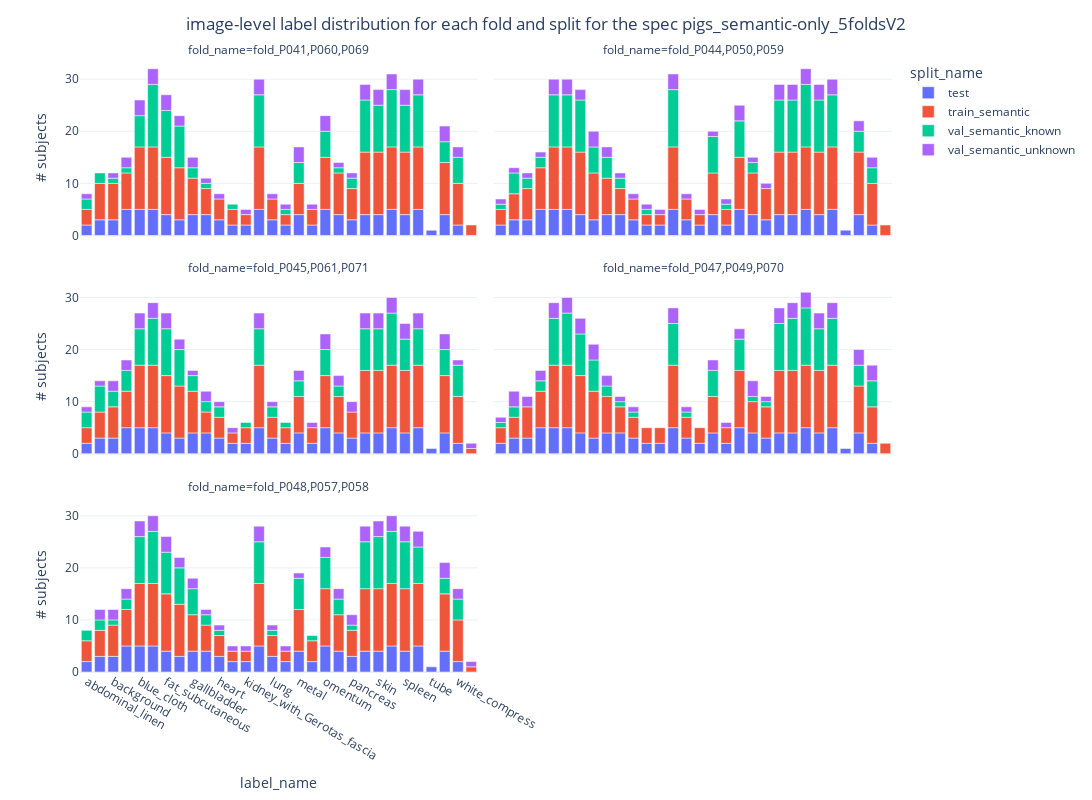

Notebook code cell kept with this figure:
### Code cell
rows = []
for fold_name, splits in spec:
    for split_name, paths in splits.items():
        for p in paths:
            labels = set()
            if mapping is not None:
                for l in p.annotated_labels():
                    if mapping.is_name_valid(l):
                        labels.add(mapping.index_to_name(mapping.name_to_index(l)))
            else:
                labels.update(p.annotated_labels())

            for l in sorted(labels):
                rows.append({
                    "fold_name": fold_name,
                    "split_name": split_name,
                    "image_name": p.image_name(),
                    "subject_name": p.subject_name,
                    "label_name": l,
                })

df_labels = pd.DataFrame(rows)
df_labels = df_labels.groupby(["fold_name", "split_name", "label_name"], as_index=False).agg(**{
    "# images": pd.NamedAgg(column="image_name", aggfunc="nunique"),
    "# subjects": pd.NamedAgg(column="subject_name", aggfunc="nunique"),
})

fig = px.bar(
    df_labels,
    x="label_name",
    y="# subjects",
    hover_data=["# images"],
    color="split_name",
    facet_col="fold_name",
    facet_col_wrap=2,
)
fig.update_layout(height=800, width=1200, template="plotly_white")
fig.update_layout(
    title_x=0.5, title_text=f"image-level label distribution for each fold and split for the spec {path.stem}"
)

compress_html(target_dir / f"{path.stem}_labels.html", fig)
fig

### Figure 1 — Plotly figure (JSON) as saved in the notebook; plotly's stock layout.template omitted (floating-point values rounded to 4 significant figures)
{"data": [{"alignmentgroup": "True", "customdata": [[38], [17], [12], [56], [152], [88], [93], [40], [52], [73], [28], [26], [11], [104], [28], [18], [105], [18], [67], [50], [18], [91], [89], [135], [75], [92], [1], [46], [13]], "hovertemplate": "split_name=test<br>fold_name=fold_P041,P060,P069<br>label_name=%{x}<br># subjects=%{y}<br># images=%{customdata[0]}<extra></extra>", "legendgroup": "test", "marker": {"color": "#636efa", "pattern": {"shape": ""}}, "name": "test", "offsetgroup": "test", "orientation": "v", "showlegend": true, "textposition": "auto", "type": "bar", "x": ["abdominal_linen", "anorganic_artifact", "background", "bladder", "blue_cloth", "colon", "fat_subcutaneous", "foil", "gallbladder", "glove", "heart", "kidney", "kidney_with_Gerotas_fascia", "liver", "lung", "major_vein", "metal", "muscle", "omentum", "organic_artifact", "pancreas", "peritoneum", "skin", "small_bowel", "spleen", "stomach", "tube", "unsure", "white_compress"], "xaxis": "x5", "y": [2, 3, 3, 5, 5, 5, 4, 3, 4, 4, 3, 2, 2, 5, 3, 2, 4, 2, 5, 4, 3, 4, 4, 5, 4, 5, 1, 4, 2], "yaxis": "y5"}, {"alignmentgroup": "True", "customdata": [[38], [17], [12], [56], [152], [88], [93], [40], [52], [73], [28], [26], [11], [104], [28], [18], [105], [18], [67], [50], [18], [91], [89], [135], [75], [92], [1], [46], [13]], "hovertemplate": "split_name=test<br>fold_name=fold_P044,P050,P059<br>label_name=%{x}<br># subjects=%{y}<br># images=%{customdata[0]}<extra></extra>", "legendgroup": "test", "marker": {"color": "#636efa", "pattern": {"shape": ""}}, "name": "test", "offsetgroup": "test", "orientation": "v", "showlegend": false, "textposition": "auto", "type": "bar", "x": ["abdominal_linen", "anorganic_artifact", "background", "bladder", "blue_cloth", "colon", "fat_subcutaneous", "foil", "gallbladder", "glove", "heart", "kidney", "kidney_with_Gerotas_fascia", "liver", "lung", "major_vein", "metal", "muscle", "omentum", "organic_artifact", "pancreas", "peritoneum", "skin", "small_bowel", "spleen", "stomach", "tube", "unsure", "white_compress"], "xaxis": "x6", "y": [2, 3, 3, 5, 5, 5, 4, 3, 4, 4, 3, 2, 2, 5, 3, 2, 4, 2, 5, 4, 3, 4, 4, 5, 4, 5, 1, 4, 2], "yaxis": "y6"}, {"alignmentgroup": "True", "customdata": [[38], [17], [12], [56], [152], [88], [93], [40], [52], [73], [28], [26], [11], [104], [28], [18], [105], [18], [67], [50], [18], [91], [89], [135], [75], [92], [1], [46], [13]], "hovertemplate": "split_name=test<br>fold_name=fold_P045,P061,P071<br>label_name=%{x}<br># subjects=%{y}<br># images=%{customdata[0]}<extra></extra>", "legendgroup": "test", "marker": {"color": "#636efa", "pattern": {"shape": ""}}, "name": "test", "offsetgroup": "test", "orientation": "v", "showlegend": false, "textposition": "auto", "type": "bar", "x": ["abdominal_linen", "anorganic_artifact", "background", "bladder", "blue_cloth", "colon", "fat_subcutaneous", "foil", "gallbladder", "glove", "heart", "kidney", "kidney_with_Gerotas_fascia", "liver", "lung", "major_vein", "metal", "muscle", "omentum", "organic_artifact", "pancreas", "peritoneum", "skin", "small_bowel", "spleen", "stomach", "tube", "unsure", "white_compress"], "xaxis": "x3", "y": [2, 3, 3, 5, 5, 5, 4, 3, 4, 4, 3, 2, 2, 5, 3, 2, 4, 2, 5, 4, 3, 4, 4, 5, 4, 5, 1, 4, 2], "yaxis": "y3"}, {"alignmentgroup": "True", "customdata": [[38], [17], [12], [56], [152], [88], [93], [40], [52], [73], [28], [26], [11], [104], [28], [18], [105], [18], [67], [50], [18], [91], [89], [135], [75], [92], [1], [46], [13]], "hovertemplate": "split_name=test<br>fold_name=fold_P047,P049,P070<br>label_name=%{x}<br># subjects=%{y}<br># images=%{customdata[0]}<extra></extra>", "legendgroup": "test", "marker": {"color": "#636efa", "pattern": {"shape": ""}}, "name": "test", "offsetgroup": "test", "orientation": "v", "showlegend": false, "textposition": "auto", "type": "bar", "x": ["abdominal_linen", "anorganic_artifact", "background", "bladder", "blue_cloth", "colon", "fat_subcutaneous", "foil", "gallbladder", "glove", "heart", "kidney", "kidney_with_Gerotas_fascia", "liver", "lung", "major_vein", "metal", "muscle", "omentum", "organic_artifact", "pancreas", "peritoneum", "skin", "small_bowel", "spleen", "stomach", "tube", "unsure", "white_compress"], "xaxis": "x4", "y": [2, 3, 3, 5, 5, 5, 4, 3, 4, 4, 3, 2, 2, 5, 3, 2, 4, 2, 5, 4, 3, 4, 4, 5, 4, 5, 1, 4, 2], "yaxis": "y4"}, {"alignmentgroup": "True", "customdata": [[38], [17], [12], [56], [152], [88], [93], [40], [52], [73], [28], [26], [11], [104], [28], [18], [105], [18], [67], [50], [18], [91], [89], [135], [75], [92], [1], [46], [13]], "hovertemplate": "split_name=test<br>fold_name=fold_P048,P057,P058<br>label_name=%{x}<br># subjects=%{y}<br># images=%{customdata[0]}<extra></extra>", "legendgroup": "test", "marker": {"color": "#636efa", "pattern": {"shape": ""}}, "name": "test", "offsetgroup": "test", "orientation": "v", "showlegend": false, "textposition": "auto", "type": "bar", "x": ["abdominal_linen", "anorganic_artifact", "background", "bladder", "blue_cloth", "colon", "fat_subcutaneous", "foil", "gallbladder", "glove", "heart", "kidney", "kidney_with_Gerotas_fascia", "liver", "lung", "major_vein", "metal", "muscle", "omentum", "organic_artifact", "pancreas", "peritoneum", "skin", "small_bowel", "spleen", "stomach", "tube", "unsure", "white_compress"], "xaxis": "x", "y": [2, 3, 3, 5, 5, 5, 4, 3, 4, 4, 3, 2, 2, 5, 3, 2, 4, 2, 5, 4, 3, 4, 4, 5, 4, 5, 1, 4, 2], "yaxis": "y"}, {"alignmentgroup": "True", "customdata": [[41], [46], [24], [41], [202], [181], [7], [172], [124], [51], [53], [37], [16], [18], [157], [37], [10], [89], [18], [90], [45], [39], [165], [181], [199], [141], [121], [66], [90]], "hovertemplate": "split_name=train_semantic<br>fold_name=fold_P041,P060,P069<br>label_name=%{x}<br># subjects=%{y}<br># images=%{customdata[0]}<extra></extra>", "legendgroup": "train_semantic", "marker": {"color": "#EF553B", "pattern": {"shape": ""}}, "name": "train_semantic", "offsetgroup": "train_semantic", "orientation": "v", "showlegend": true, "textposition": "auto", "type": "bar", "x": ["abdominal_linen", "anorganic_artifact", "background", "bladder", "blue_cloth", "colon", "colon_peritoneum", "fat_subcutaneous", "foil", "gallbladder", "glove", "heart", "kidney", "kidney_with_Gerotas_fascia", "liver", "lung", "major_vein", "metal", "muscle", "omentum", "organic_artifact", "pancreas", "peritoneum", "skin", "small_bowel", "spleen", "stomach", "unsure", "white_compress"], "xaxis": "x5", "y": [3, 7, 7, 7, 12, 12, 2, 11, 10, 7, 5, 4, 3, 2, 12, 4, 2, 6, 3, 10, 8, 6, 12, 12, 12, 12, 12, 10, 8], "yaxis": "y5"}, {"alignmentgroup": "True", "customdata": [[31], [42], [22], [45], [233], [195], [7], [167], [103], [62], [56], [45], [13], [21], [172], [45], [11], [124], [18], [106], [56], [44], [170], [182], [217], [162], [150], [77], [73]], "hovertemplate": "split_name=train_semantic<br>fold_name=fold_P044,P050,P059<br>label_name=%{x}<br># subjects=%{y}<br># images=%{customdata[0]}<extra></extra>", "legendgroup": "train_semantic", "marker": {"color": "#EF553B", "pattern": {"shape": ""}}, "name": "train_semantic", "offsetgroup": "train_semantic", "orientation": "v", "showlegend": false, "textposition": "auto", "type": "bar", "x": ["abdominal_linen", "anorganic_artifact", "background", "bladder", "blue_cloth", "colon", "colon_peritoneum", "fat_subcutaneous", "foil", "gallbladder", "glove", "heart", "kidney", "kidney_with_Gerotas_fascia", "liver", "lung", "major_vein", "metal", "muscle", "omentum", "organic_artifact", "pancreas", "peritoneum", "skin", "small_bowel", "spleen", "stomach", "unsure", "white_compress"], "xaxis": "x6", "y": [3, 5, 6, 8, 12, 12, 2, 12, 9, 7, 5, 4, 2, 2, 12, 4, 2, 8, 3, 10, 8, 6, 12, 12, 12, 12, 12, 12, 8], "yaxis": "y6"}, {"alignmentgroup": "True", "customdata": [[40], [41], [19], [45], [220], [197], [6], [151], [101], [66], [52], [45], [11], [23], [167], [45], [13], [94], [16], [97], [47], [41], [166], [162], [210], [150], [125], [73], [74]], "hovertemplate": "split_name=train_semantic<br>fold_name=fold_P045,P061,P071<br>label_name=%{x}<br># subjects=%{y}<br># images=%{customdata[0]}<extra></extra>", "legendgroup": "train_semantic", "marker": {"color": "#EF553B", "pattern": {"shape": ""}}, "name": "train_semantic", "offsetgroup": "train_semantic", "orientation": "v", "showlegend": false, "textposition": "auto", "type": "bar", "x": ["abdominal_linen", "anorganic_artifact", "background", "bladder", "blue_cloth", "colon", "colon_peritoneum", "fat_subcutaneous", "foil", "gallbladder", "glove", "heart", "kidney", "kidney_with_Gerotas_fascia", "liver", "lung", "major_vein", "metal", "muscle", "omentum", "organic_artifact", "pancreas", "peritoneum", "skin", "small_bowel", "spleen", "stomach", "unsure", "white_compress"], "xaxis": "x3", "y": [3, 5, 6, 7, 12, 12, 1, 11, 10, 8, 4, 4, 2, 3, 12, 4, 3, 7, 3, 10, 7, 5, 12, 12, 12, 12, 12, 11, 9], "yaxis": "y3"}, {"alignmentgroup": "True", "customdata": [[28], [27], [12], [50], [236], [182], [7], [142], [90], [46], [47], [36], [17], [24], [162], [36], [14], [87], [7], [98], [36], [39], [148], [156], [208], [148], [123], [59], [68]], "hovertemplate": "split_name=train_semantic<br>fold_name=fold_P047,P049,P070<br>label_name=%{x}<br># subjects=%{y}<br># images=%{customdata[0]}<extra></extra>", "legendgroup": "train_semantic", "marker": {"color": "#EF553B", "pattern": {"shape": ""}}, "name": "train_semantic", "offsetgroup": "train_semantic", "orientation": "v", "showlegend": false, "textposition": "auto", "type": "bar", "x": ["abdominal_linen", "anorganic_artifact", "background", "bladder", "blue_cloth", "colon", "colon_peritoneum", "fat_subcutaneous", "foil", "gallbladder", "glove", "heart", "kidney", "kidney_with_Gerotas_fascia", "liver", "lung", "major_vein", "metal", "muscle", "omentum", "organic_artifact", "pancreas", "peritoneum", "skin", "small_bowel", "spleen", "stomach", "unsure", "white_compress"], "xaxis": "x4", "y": [3, 4, 6, 7, 12, 12, 2, 11, 9, 7, 5, 4, 3, 3, 12, 4, 3, 7, 3, 11, 6, 6, 12, 12, 12, 12, 12, 9, 7], "yaxis": "y4"}, {"alignmentgroup": "True", "customdata": [[47], [21], [20], [44], [184], [166], [1], [140], [89], [55], [60], [37], [9], [9], [138], [37], [6], [109], [19], [84], [47], [29], [137], [152], [192], [137], [126], [61], [64]], "hovertemplate": "split_name=train_semantic<br>fold_name=fold_P048,P057,P058<br>label_name=%{x}<br># subjects=%{y}<br># images=%{customdata[0]}<extra></extra>", "legendgroup": "train_semantic", "marker": {"color": "#EF553B", "pattern": {"shape": ""}}, "name": "train_semantic", "offsetgroup": "train_semantic", "orientation": "v", "showlegend": false, "textposition": "auto", "type": "bar", "x": ["abdominal_linen", "anorganic_artifact", "background", "bladder", "blue_cloth", "colon", "colon_peritoneum", "fat_subcutaneous", "foil", "gallbladder", "glove", "heart", "kidney", "kidney_with_Gerotas_fascia", "liver", "lung", "major_vein", "metal", "muscle", "omentum", "organic_artifact", "pancreas", "peritoneum", "skin", "small_bowel", "spleen", "stomach", "unsure", "white_compress"], "xaxis": "x", "y": [4, 5, 6, 7, 12, 12, 1, 11, 10, 7, 5, 4, 2, 2, 12, 4, 2, 8, 4, 11, 7, 5, 12, 12, 12, 12, 12, 11, 8], "yaxis": "y"}, {"alignmentgroup": "True", "customdata": [[2], [2], [1], [1], [6], [12], [9], [8], [2], [1], [1], [10], [1], [4], [5], [1], [2], [10], [9], [11], [9], [10], [4], [5]], "hovertemplate": "split_name=val_semantic_known<br>fold_name=fold_P041,P060,P069<br>label_name=%{x}<br># subjects=%{y}<br># images=%{customdata[0]}<extra></extra>", "legendgroup": "val_semantic_known", "marker": {"color": "#00cc96", "pattern": {"shape": ""}}, "name": "val_semantic_known", "offsetgroup": "val_semantic_known", "orientation": "v", "showlegend": true, "textposition": "auto", "type": "bar", "x": ["abdominal_linen", "anorganic_artifact", "background", "bladder", "blue_cloth", "colon", "fat_subcutaneous", "foil", "gallbladder", "glove", "kidney", "liver", "major_vein", "metal", "omentum", "organic_artifact", "pancreas", "peritoneum", "skin", "small_bowel", "spleen", "stomach", "unsure", "white_compress"], "xaxis": "x5", "y": [2, 2, 1, 1, 6, 12, 9, 8, 2, 1, 1, 10, 1, 4, 5, 1, 2, 10, 9, 11, 9, 10, 4, 5], "yaxis": "y5"}, {"alignmentgroup": "True", "customdata": [[1], [4], [2], [2], [10], [10], [10], [5], [4], [2], [1], [11], [7], [1], [7], [2], [10], [10], [12], [10], [10], [4], [3]], "hovertemplate": "split_name=val_semantic_known<br>fold_name=fold_P044,P050,P059<br>label_name=%{x}<br># subjects=%{y}<br># images=%{customdata[0]}<extra></extra>", "legendgroup": "val_semantic_known", "marker": {"color": "#00cc96", "pattern": {"shape": ""}}, "name": "val_semantic_known", "offsetgroup": "val_semantic_known", "orientation": "v", "showlegend": false, "textposition": "auto", "type": "bar", "x": ["abdominal_linen", "anorganic_artifact", "background", "bladder", "blue_cloth", "colon", "fat_subcutaneous", "foil", "gallbladder", "glove", "kidney", "liver", "metal", "muscle", "omentum", "organic_artifact", "peritoneum", "skin", "small_bowel", "spleen", "stomach", "unsure", "white_compress"], "xaxis": "x6", "y": [1, 4, 2, 2, 10, 10, 10, 5, 4, 2, 1, 11, 7, 1, 7, 2, 10, 10, 12, 10, 10, 4, 3], "yaxis": "y6"}, {"alignmentgroup": "True", "customdata": [[3], [5], [3], [4], [7], [9], [9], [7], [3], [2], [2], [1], [7], [2], [1], [3], [5], [2], [8], [8], [10], [6], [7], [5], [6]], "hovertemplate": "split_name=val_semantic_known<br>fold_name=fold_P045,P061,P071<br>label_name=%{x}<br># subjects=%{y}<br># images=%{customdata[0]}<extra></extra>", "legendgroup": "val_semantic_known", "marker": {"color": "#00cc96", "pattern": {"shape": ""}}, "name": "val_semantic_known", "offsetgroup": "val_semantic_known", "orientation": "v", "showlegend": false, "textposition": "auto", "type": "bar", "x": ["abdominal_linen", "anorganic_artifact", "background", "bladder", "blue_cloth", "colon", "fat_subcutaneous", "foil", "gallbladder", "glove", "heart", "kidney_with_Gerotas_fascia", "liver", "lung", "major_vein", "metal", "omentum", "organic_artifact", "peritoneum", "skin", "small_bowel", "spleen", "stomach", "unsure", "white_compress"], "xaxis": "x3", "y": [3, 5, 3, 4, 7, 9, 9, 7, 3, 2, 2, 1, 7, 2, 1, 3, 5, 2, 8, 8, 10, 6, 7, 5, 6], "yaxis": "y3"}, {"alignmentgroup": "True", "customdata": [[1], [2], [2], [9], [10], [8], [6], [2], [1], [1], [8], [1], [5], [6], [1], [1], [9], [10], [11], [8], [9], [4], [5]], "hovertemplate": "split_name=val_semantic_known<br>fold_name=fold_P047,P049,P070<br>label_name=%{x}<br># subjects=%{y}<br># images=%{customdata[0]}<extra></extra>", "legendgroup": "val_semantic_known", "marker": {"color": "#00cc96", "pattern": {"shape": ""}}, "name": "val_semantic_known", "offsetgroup": "val_semantic_known", "orientation": "v", "showlegend": false, "textposition": "auto", "type": "bar", "x": ["abdominal_linen", "anorganic_artifact", "bladder", "blue_cloth", "colon", "fat_subcutaneous", "foil", "gallbladder", "glove", "heart", "liver", "lung", "metal", "omentum", "organic_artifact", "pancreas", "peritoneum", "skin", "small_bowel", "spleen", "stomach", "unsure", "white_compress"], "xaxis": "x4", "y": [1, 2, 2, 9, 10, 8, 6, 2, 1, 1, 8, 1, 5, 6, 1, 1, 9, 10, 11, 8, 9, 4, 5], "yaxis": "y4"}, {"alignmentgroup": "True", "customdata": [[2], [2], [1], [2], [9], [10], [8], [7], [5], [2], [1], [8], [1], [6], [1], [6], [3], [1], [9], [10], [10], [9], [7], [3], [4]], "hovertemplate": "split_name=val_semantic_known<br>fold_name=fold_P048,P057,P058<br>label_name=%{x}<br># subjects=%{y}<br># images=%{customdata[0]}<extra></extra>", "legendgroup": "val_semantic_known", "marker": {"color": "#00cc96", "pattern": {"shape": ""}}, "name": "val_semantic_known", "offsetgroup": "val_semantic_known", "orientation": "v", "showlegend": false, "textposition": "auto", "type": "bar", "x": ["abdominal_linen", "anorganic_artifact", "background", "bladder", "blue_cloth", "colon", "fat_subcutaneous", "foil", "gallbladder", "glove", "heart", "liver", "lung", "metal", "muscle", "omentum", "organic_artifact", "pancreas", "peritoneum", "skin", "small_bowel", "spleen", "stomach", "unsure", "white_compress"], "xaxis": "x", "y": [2, 2, 1, 2, 9, 10, 8, 7, 5, 2, 1, 8, 1, 6, 1, 6, 3, 1, 9, 10, 10, 9, 7, 3, 4], "yaxis": "y"}, {"alignmentgroup": "True", "customdata": [[6], [1], [17], [71], [50], [23], [3], [21], [15], [14], [6], [43], [14], [3], [39], [2], [31], [14], [8], [33], [30], [60], [45], [41], [19], [3]], "hovertemplate": "split_name=val_semantic_unknown<br>fold_name=fold_P041,P060,P069<br>label_name=%{x}<br># subjects=%{y}<br># images=%{customdata[0]}<extra></extra>", "legendgroup": "val_semantic_unknown", "marker": {"color": "#ab63fa", "pattern": {"shape": ""}}, "name": "val_semantic_unknown", "offsetgroup": "val_semantic_unknown", "orientation": "v", "showlegend": true, "textposition": "auto", "type": "bar", "x": ["abdominal_linen", "background", "bladder", "blue_cloth", "colon", "fat_subcutaneous", "foil", "gallbladder", "glove", "heart", "kidney_with_Gerotas_fascia", "liver", "lung", "major_vein", "metal", "muscle", "omentum", "organic_artifact", "pancreas", "peritoneum", "skin", "small_bowel", "spleen", "stomach", "unsure", "white_compress"], "xaxis": "x5", "y": [1, 1, 2, 3, 3, 3, 2, 2, 1, 1, 1, 3, 1, 1, 3, 1, 3, 1, 1, 3, 3, 3, 3, 3, 3, 2], "yaxis": "y5"}, {"alignmentgroup": "True", "customdata": [[17], [2], [2], [12], [36], [38], [27], [27], [8], [11], [6], [3], [3], [27], [6], [3], [1], [1], [13], [2], [5], [28], [28], [41], [23], [12], [8], [22]], "hovertemplate": "split_name=val_semantic_unknown<br>fold_name=fold_P044,P050,P059<br>label_name=%{x}<br># subjects=%{y}<br># images=%{customdata[0]}<extra></extra>", "legendgroup": "val_semantic_unknown", "marker": {"color": "#ab63fa", "pattern": {"shape": ""}}, "name": "val_semantic_unknown", "offsetgroup": "val_semantic_unknown", "orientation": "v", "showlegend": false, "textposition": "auto", "type": "bar", "x": ["abdominal_linen", "anorganic_artifact", "background", "bladder", "blue_cloth", "colon", "fat_subcutaneous", "foil", "gallbladder", "glove", "heart", "kidney", "kidney_with_Gerotas_fascia", "liver", "lung", "major_vein", "metal", "muscle", "omentum", "organic_artifact", "pancreas", "peritoneum", "skin", "small_bowel", "spleen", "stomach", "unsure", "white_compress"], "xaxis": "x6", "y": [1, 1, 1, 1, 3, 3, 2, 3, 2, 1, 1, 1, 1, 3, 1, 1, 1, 1, 3, 1, 1, 3, 3, 3, 3, 3, 2, 2], "yaxis": "y6"}, {"alignmentgroup": "True", "customdata": [[6], [2], [4], [10], [52], [37], [1], [44], [27], [5], [15], [4], [6], [36], [4], [35], [4], [24], [11], [8], [34], [50], [50], [39], [40], [11], [18]], "hovertemplate": "split_name=val_semantic_unknown<br>fold_name=fold_P045,P061,P071<br>label_name=%{x}<br># subjects=%{y}<br># images=%{customdata[0]}<extra></extra>", "legendgroup": "val_semantic_unknown", "marker": {"color": "#ab63fa", "pattern": {"shape": ""}}, "name": "val_semantic_unknown", "offsetgroup": "val_semantic_unknown", "orientation": "v", "showlegend": false, "textposition": "auto", "type": "bar", "x": ["abdominal_linen", "anorganic_artifact", "background", "bladder", "blue_cloth", "colon", "colon_peritoneum", "fat_subcutaneous", "foil", "gallbladder", "glove", "heart", "kidney", "liver", "lung", "metal", "muscle", "omentum", "organic_artifact", "pancreas", "peritoneum", "skin", "small_bowel", "spleen", "stomach", "unsure", "white_compress"], "xaxis": "x3", "y": [1, 1, 2, 2, 3, 3, 1, 3, 2, 1, 2, 1, 1, 3, 1, 2, 1, 3, 2, 2, 3, 3, 3, 3, 3, 3, 1], "yaxis": "y3"}, {"alignmentgroup": "True", "customdata": [[20], [19], [14], [7], [34], [51], [54], [39], [26], [21], [14], [40], [14], [40], [13], [22], [23], [9], [51], [54], [51], [39], [40], [26], [25]], "hovertemplate": "split_name=val_semantic_unknown<br>fold_name=fold_P047,P049,P070<br>label_name=%{x}<br># subjects=%{y}<br># images=%{customdata[0]}<extra></extra>", "legendgroup": "val_semantic_unknown", "marker": {"color": "#ab63fa", "pattern": {"shape": ""}}, "name": "val_semantic_unknown", "offsetgroup": "val_semantic_unknown", "orientation": "v", "showlegend": false, "textposition": "auto", "type": "bar", "x": ["abdominal_linen", "anorganic_artifact", "background", "bladder", "blue_cloth", "colon", "fat_subcutaneous", "foil", "gallbladder", "glove", "heart", "liver", "lung", "metal", "muscle", "omentum", "organic_artifact", "pancreas", "peritoneum", "skin", "small_bowel", "spleen", "stomach", "unsure", "white_compress"], "xaxis": "x4", "y": [1, 3, 2, 2, 3, 3, 3, 3, 2, 1, 1, 3, 1, 2, 1, 2, 3, 1, 3, 3, 3, 3, 3, 3, 3], "yaxis": "y4"}, {"alignmentgroup": "True", "customdata": [[25], [5], [13], [86], [67], [6], [56], [39], [14], [7], [13], [8], [15], [64], [13], [8], [17], [36], [10], [19], [62], [58], [68], [49], [39], [25], [30]], "hovertemplate": "split_name=val_semantic_unknown<br>fold_name=fold_P048,P057,P058<br>label_name=%{x}<br># subjects=%{y}<br># images=%{customdata[0]}<extra></extra>", "legendgroup": "val_semantic_unknown", "marker": {"color": "#ab63fa", "pattern": {"shape": ""}}, "name": "val_semantic_unknown", "offsetgroup": "val_semantic_unknown", "orientation": "v", "showlegend": false, "textposition": "auto", "type": "bar", "x": ["anorganic_artifact", "background", "bladder", "blue_cloth", "colon", "colon_peritoneum", "fat_subcutaneous", "foil", "gallbladder", "glove", "heart", "kidney", "kidney_with_Gerotas_fascia", "liver", "lung", "major_vein", "metal", "omentum", "organic_artifact", "pancreas", "peritoneum", "skin", "small_bowel", "spleen", "stomach", "unsure", "white_compress"], "xaxis": "x", "y": [2, 2, 2, 3, 3, 1, 3, 2, 2, 1, 1, 1, 1, 3, 1, 1, 1, 2, 2, 2, 3, 3, 3, 3, 3, 3, 2], "yaxis": "y"}], "layout": {"annotations": [{"font": {}, "showarrow": false, "text": "fold_name=fold_P048,P057,P058", "x": 0.245, "xanchor": "center", "xref": "paper", "y": 0.2867, "yanchor": "bottom", "yref": "paper"}, {"font": {}, "showarrow": false, "text": "fold_name=fold_P045,P061,P071", "x": 0.245, "xanchor": "center", "xref": "paper", "y": 0.6433, "yanchor": "bottom", "yref": "paper"}, {"font": {}, "showarrow": false, "text": "fold_name=fold_P047,P049,P070", "x": 0.755, "xanchor": "center", "xref": "paper", "y": 0.6433, "yanchor": "bottom", "yref": "paper"}, {"font": {}, "showarrow": false, "text": "fold_name=fold_P041,P060,P069", "x": 0.245, "xanchor": "center", "xref": "paper", "y": 1.0, "yanchor": "bottom", "yref": "paper"}, {"font": {}, "showarrow": false, "text": "fold_name=fold_P044,P050,P059", "x": 0.755, "xanchor": "center", "xref": "paper", "y": 1.0, "yanchor": "bottom", "yref": "paper"}], "barmode": "relative", "height": 800, "legend": {"title": {"text": "split_name"}, "tracegroupgap": 0}, "margin": {"t": 60}, "title": {"text": "image-level label distribution for each fold and split for the spec pigs_semantic-only_5foldsV2", "x": 0.5}, "width": 1200, "xaxis": {"anchor": "y", "domain": [0, 0.49], "title": {"text": "label_name"}}, "xaxis2": {"anchor": "y2", "domain": [0.51, 1], "matches": "x", "title": {"text": "label_name"}}, "xaxis3": {"anchor": "y3", "domain": [0, 0.49], "matches": "x", "showticklabels": false}, "xaxis4": {"anchor": "y4", "domain": [0.51, 1], "matches": "x", "showticklabels": false}, "xaxis5": {"anchor": "y5", "domain": [0, 0.49], "matches": "x", "showticklabels": false}, "xaxis6": {"anchor": "y6", "domain": [0.51, 1], "matches": "x", "showticklabels": false}, "yaxis": {"anchor": "x", "domain": [0, 0.2867], "title": {"text": "# subjects"}}, "yaxis2": {"anchor": "x2", "domain": [0, 0.2867], "matches": "y", "showticklabels": false}, "yaxis3": {"anchor": "x3", "domain": [0.3567, 0.6433], "matches": "y", "title": {"text": "# subjects"}}, "yaxis4": {"anchor": "x4", "domain": [0.3567, 0.6433], "matches": "y", "showticklabels": false}, "yaxis5": {"anchor": "x5", "domain": [0.7133, 1.0], "matches": "y", "title": {"text": "# subjects"}}, "yaxis6": {"anchor": "x6", "domain": [0.7133, 1.0], "matches": "y", "showticklabels": false}}}
